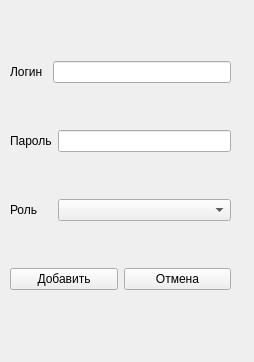
<?xml version="1.0" encoding="UTF-8"?>
<ui version="4.0">
 <class>Registration</class>
 <widget class="QWidget" name="Registration">
  <property name="geometry">
   <rect>
    <x>0</x>
    <y>0</y>
    <width>254</width>
    <height>362</height>
   </rect>
  </property>
  <property name="windowTitle">
   <string>Form</string>
  </property>
  <widget class="QWidget" name="">
   <property name="geometry">
    <rect>
     <x>10</x>
     <y>20</y>
     <width>221</width>
     <height>311</height>
    </rect>
   </property>
   <layout class="QVBoxLayout" name="verticalLayout">
    <item>
     <layout class="QHBoxLayout" name="horizontalLayout">
      <item>
       <widget class="QLabel" name="loginLabel">
        <property name="text">
         <string>Логин</string>
        </property>
       </widget>
      </item>
      <item>
       <spacer name="horizontalSpacer">
        <property name="orientation">
         <enum>Qt::Horizontal</enum>
        </property>
        <property name="sizeType">
         <enum>QSizePolicy::Fixed</enum>
        </property>
        <property name="sizeHint" stdset="0">
         <size>
          <width>4</width>
          <height>20</height>
         </size>
        </property>
       </spacer>
      </item>
      <item>
       <widget class="QLineEdit" name="loginLineEdit"/>
      </item>
     </layout>
    </item>
    <item>
     <layout class="QHBoxLayout" name="horizontalLayout_2">
      <item>
       <widget class="QLabel" name="passLabel">
        <property name="text">
         <string>Пароль</string>
        </property>
       </widget>
      </item>
      <item>
       <widget class="QLineEdit" name="passLineEdit"/>
      </item>
     </layout>
    </item>
    <item>
     <layout class="QHBoxLayout" name="horizontalLayout_3">
      <item>
       <widget class="QLabel" name="roleLabel">
        <property name="text">
         <string>Роль</string>
        </property>
       </widget>
      </item>
      <item>
       <spacer name="horizontalSpacer_2">
        <property name="orientation">
         <enum>Qt::Horizontal</enum>
        </property>
        <property name="sizeHint" stdset="0">
         <size>
          <width>14</width>
          <height>20</height>
         </size>
        </property>
       </spacer>
      </item>
      <item>
       <widget class="QComboBox" name="rolesList">
        <property name="enabled">
         <bool>true</bool>
        </property>
        <property name="sizePolicy">
         <sizepolicy hsizetype="Minimum" vsizetype="Fixed">
          <horstretch>2</horstretch>
          <verstretch>0</verstretch>
         </sizepolicy>
        </property>
        <item>
         <property name="text">
          <string/>
         </property>
        </item>
        <item>
         <property name="text">
          <string>Администратор</string>
         </property>
        </item>
        <item>
         <property name="text">
          <string>Работник</string>
         </property>
        </item>
       </widget>
      </item>
     </layout>
    </item>
    <item>
     <layout class="QHBoxLayout" name="horizontalLayout_4">
      <item>
       <widget class="QPushButton" name="addUserBtn">
        <property name="text">
         <string>Добавить</string>
        </property>
       </widget>
      </item>
      <item>
       <widget class="QPushButton" name="backBtn">
        <property name="text">
         <string>Отмена</string>
        </property>
       </widget>
      </item>
     </layout>
    </item>
   </layout>
  </widget>
 </widget>
 <resources/>
 <connections/>
</ui>
